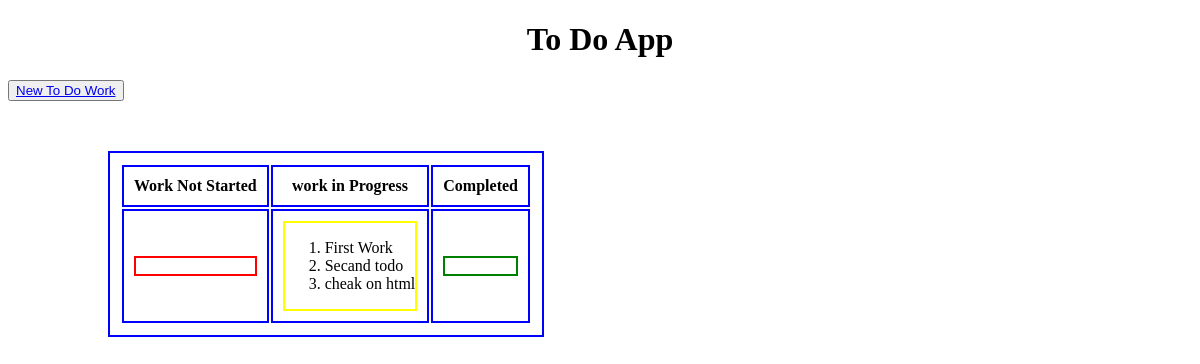
Before: / with the older database file.
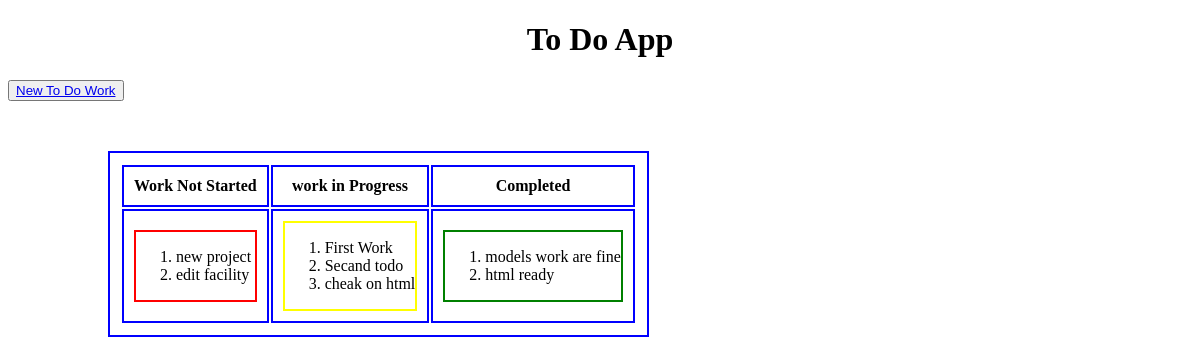
After: the same page with the newer database file.
### Todo_app/models.py (models this page shows, shortened)
class todo(models.Model):
    title=models.CharField(max_length=100)
    description=models.TextField(max_length=300)
    created_date=models.DateField(auto_now_add=True)
    due_date=models.DateField()
    criticality=models.CharField(max_length=100,choices=crik)
    status=models.CharField(max_length=100,choices=stat)

### Todo_app/views.py (the view)
# urls.py: 2. Add a URL to urlpatterns:  path('', views.home, name='home')
def home(request):
    data=todo.objects.all
    com=todo.objects.filter(status="Completed")
    Not=todo.objects.filter(status="Not Started")
    pro=todo.objects.filter(status="Work in Progress")
    return render(request,'index.html',{'data':data,'com':com,'Not':Not,'pro':pro})

### Todo_app/templates/index.html (shortened to what this page needs)
<!DOCTYPE html>
<html lang="en">
<head>
</head>
<body>
<center>
<h1>To Do App</h1>
</center>
<section class="nav">
<button type="button"><a href="/create">New To Do Work</a> </button>
</section>
<section class="data">
    <table>
        <tr>
            <th>Work Not Started</th>
            <th>work in Progress</th>
            <th>Completed</th>
        </tr>
        <tr>
            <td>
                <div id="one">
        <ol>
            {% for k in Not %}
            <li>{{k.title}}</li>
            {%endfor%}
        </ol>
                </div>
            </td>
            <td>
    <div id="two">
        <ol>
            {% for k in pro %}
            <li>{{k.title}}</li>
            {%endfor%}
        </ol>
    </div>
            </td>
            <td>
    <div id="three">
        <ol>
            {%for k in com %}
            <li>{{k.title}}</li>
            {%endfor%}
        </ol>
    </div>
            </td>
        </tr>
    </table>
</body>
</html>

### Todo_app/templates/index.html (style rules this page uses)
table, th,td { border: 2px solid blue; margin: 50px 50px 75px 100px; padding: 10px; }
#one { border:2px solid red; }
#two { border:2px solid yellow; }
#three { border:2px solid green; }

Changed rows visible on the page:
added todo: title "new project", shown under "To Do App"
added todo: title "edit facility", shown under "To Do App"
added todo: title "models work are fine"
added todo: title "html ready"
